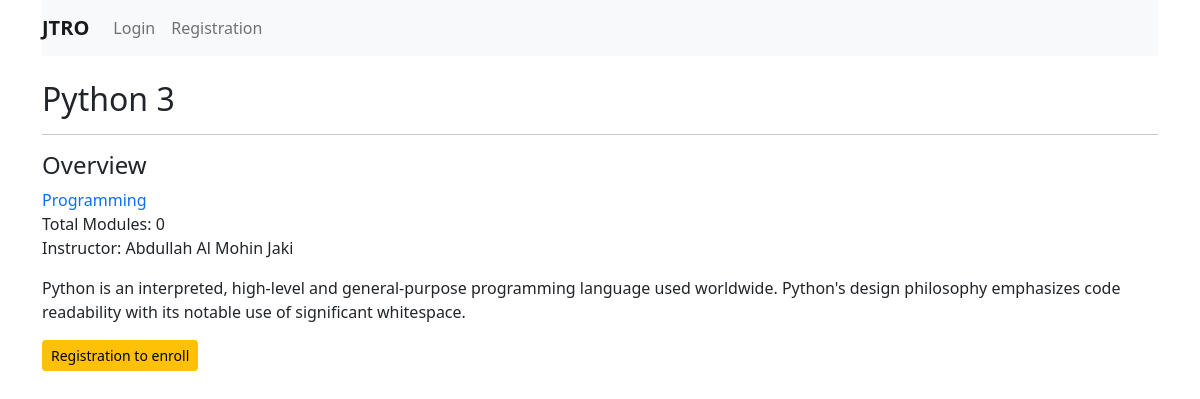
/course/python-3/, run on the app's committed database.
### courses/models.py (models this page shows, shortened)
class Course(models.Model):
    owner = models.ForeignKey(User, on_delete=models.CASCADE, related_name='course_created')
    subject = models.ForeignKey(Subject, related_name='courses', on_delete=models.CASCADE)
    title = models.CharField(max_length=200)
    slug = models.SlugField(max_length=200, unique=True)
    overview = models.TextField()
    created = models.DateTimeField(auto_now_add=True)
    students = models.ManyToManyField(User, related_name='course_joined', blank=True)
    class Meta:
        ordering = ['-created']

class Subject(models.Model):
    title = models.CharField(max_length=200)
    slug = models.SlugField(max_length=200, unique=True)
    class Meta:
        ordering = ['title']

### courses/views.py (the view)
# urls.py: path('<slug:slug>/', CourseDetailView.as_view(), name='course_detail'),
class CourseDetailView(DetailView):
    model = Course
    template_name = 'courses/course/detail.html'
    def get_context_data(self, **kwargs):
        context = super(CourseDetailView, self).get_context_data(**kwargs)
        context['enroll_form'] = CourseEnrollForm(initial={'course': self.object})
        return context

### courses/templates/courses/course/detail.html (shortened to what this page needs)
{% extends 'base.html' %}
{% block content %}
    {% with subject=course.subject %}
        <div>
            <h2 class="card-title">{{ object.title }}</h2><hr/>
            <h4>Overview</h4>
            <p>
                <a href="{% url 'course_list_subject' subject.slug %}" style="text-decoration: none;">{{ subject.title }}</a><br/>
                Total Modules: {{ course.modules.count }}<br/>
                Instructor: {{ course.owner.get_full_name }}
            </p>
            <p>
                {{ object.overview|linebreaks }}
                {% if request.user.is_authenticated %}
                    <form action="{% url 'student_enroll_course' %}" method="post">{% csrf_token %}
                        {{ enroll_form }}
                        <button type="submit" class="btn btn-sm btn-warning">Enroll now</button>
                    </form>
                {% else %}
                        <a href="{% url 'student_registration' %}" class="btn btn-sm btn-warning">Registration to enroll</a>
                {% endif %}
            </p>
        </div>
    {% endwith %}
{% endblock %}

### data on the page
Course: title "Python 3", modules.count "0", owner.get_full_name "Abdullah Al Mohin Jaki", overview "Python is an interpreted, high-level and general-purpose programming language used worldwide. Python's design philosophy emphasizes code readability with its notable use of significant whitespace."
Subject: title "Programming"
